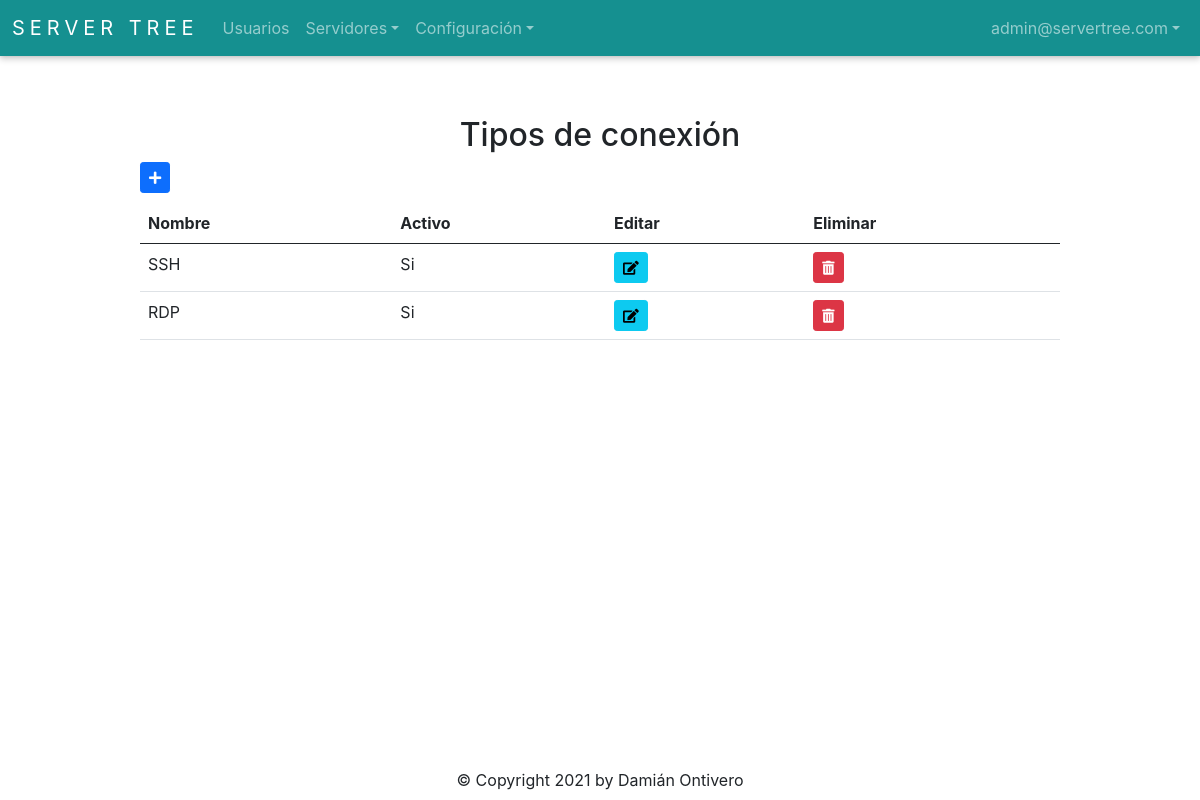
The page /connection_type/get_connection_type_all (signed in) on the database its author committed.
### app/auth/models.py (models this page shows, shortened)
class User(db.Model, UserMixin):
    __tablename__ = 'Users'
    id = db.Column(db.Integer, autoincrement=True, primary_key=True)
    firstname = db.Column(db.String(128), nullable=False)
    lastname = db.Column(db.String(128), nullable=False)
    email = db.Column(db.String(256), unique=True, nullable=False)
    password = db.Column(db.String(256), nullable=False)
    role_id = db.Column(db.Integer, db.ForeignKey('Roles.id'), nullable=False)
    is_active = db.Column(db.Boolean)
    @staticmethod
    def get_by_id(id):
        return User.query.get(id)

### app/connection_type/models.py (models this page shows, shortened)
class ConnectionType(db.Model):
    __tablename__ = 'ConnectionType'
    id = db.Column(db.Integer, autoincrement=True, primary_key=True, nullable=False)
    name = db.Column(db.String(50), nullable=False)
    is_active = db.Column(db.Boolean)
    @staticmethod
    def get_all():
        return ConnectionType.query.all()

### app/connection_type/routes.py (the view)
@connection_type_bp.route('/get_connection_type_all', methods=['GET'])
@login_required
def get_connection_type_all():
    data = ConnectionType.get_all()
    environments = Environment.get_all()
    connection_type_form = ConnectionTypeForm()
    user_form = UserForm()
    return render_template('connection-type.html', data=data, environments=environments, connection_type_form=connection_type_form, user_form=user_form)

### app/auth/models.py (called while the page is built)
    @staticmethod
    def get_all():
        return Role.query.all()

### app/auth/routes.py (called while the page is built)
@login_manager.user_loader
def load_user(user_id):
    return User.get_by_id(int(user_id))

### app/environments/models.py (called while the page is built)
    @staticmethod
    def get_all():
        return Environment.query.all()

### app/connection_type/templates/connection-type.html (shortened to what this page needs)
{% extends 'base.html' %}
{% import 'bootstrap/wtf.html' as wtf %}
{% block content %}
<h2 style="text-align: center;">Tipos de conexión</h2>
<div class="buttons">
  {% if current_user.role_id == 1 %}
    <button type="button" id="addConnectionTypeButton" class="btn btn-primary btn-sm" data-bs-toggle="modal" data-bs-target="#connectionTypeModal"><i class="fas fa-plus"></i></button>
  {% else %}
    <button disabled type="button" id="addConnectionTypeButton" class="btn btn-primary btn-sm" data-bs-toggle="modal" data-bs-target="#connectionTypeModal"><i class="fas fa-plus"></i></button>
  {% endif %}
</div>
<table class="table table-hover">
  <thead>
    <tr>
      <th>Nombre</th>
      <th>Activo</th>
      <th>Editar</th>
      <th>Eliminar</th>
    </tr>
  </thead>
  <tbody>
    {% for connection_type in data %}
      <tr>
        <td>{{ connection_type.name }}</td>
        <td>
          {% if connection_type.is_active == 0 %}
            No
          {% elif connection_type.is_active == 1  %}
            Si
          {% endif %}
        </td>
        {% if current_user.role_id == 1 %}
          <td>
            <button type="button" class="btn btn-info btn-sm" id="editConnectionTypeButton" data-id={{ connection_type.id }} data-bs-toggle="modal" data-bs-target="#connectionTypeModal"><i class="fas fa-edit"></i></button>
          </td>
          <td>
            <button type="button" class="btn btn-danger btn-sm" id="deleteConnectionTypeButton" data-id={{ connection_type.id }} data-bs-toggle="modal" data-bs-target="#deleteConnectionTypeModal"><i class="fas fa-trash-alt"></i></button>
          </td>
        {% endif %}
      </tr>
    {% endfor %}
  </tbody>
</table>
{% endblock %}

### app/templates/base.html (shortened to what this page needs)
<!doctype html>
<html>
<head>
  <link rel="stylesheet" href="{{ url_for('static', filename='style.css') }}">
  <link rel="stylesheet" href="https://cdn.jsdelivr.net/npm/bootstrap@5.0.0/dist/css/bootstrap.min.css">
  <link rel="stylesheet" href="https://use.fontawesome.com/releases/v5.6.3/css/all.css">
</head>
<body>
  <nav class="navbar navbar-expand-lg navbar-dark">
      <div class="container-fluid">
        <a class="navbar-brand" href="{{ url_for('index.index') }}">Server Tree</a>
        <div class="collapse navbar-collapse" id="navbarSupportedContent">
          <ul class="navbar-nav me-auto mb-2 mb-lg-0">
              <li class="nav-item">
                <a class="nav-link" href="{{ url_for('auth.get_user_all') }}">Usuarios</a>
              </li>
              <li class="nav-item dropdown">
                  <a class="nav-link dropdown-toggle" href="#" id="navbarDropdown" role="button" data-bs-toggle="dropdown" aria-expanded="false">Servidores</a>
              </li>
              <li class="nav-item dropdown">
                  <a class="nav-link dropdown-toggle" href="#" id="navbarDropdown" role="button" data-bs-toggle="dropdown" aria-expanded="false">Configuración</a>
              </li>
          </ul>
          <ul class="navbar-nav">
            <li class="nav-item dropdown">
              <a class="nav-link dropdown-toggle" href="#" id="navbarDropdown" role="button" data-bs-toggle="dropdown" aria-expanded="false">{{ current_user.email }}</a>
            </li>
          </ul>
        </div>
      </div>
  </nav>
  <div class="container-base">
    {% block content %}{% endblock %}
  </div>
  <div class="footer">
    &copy; Copyright 2021 by Damián Ontivero
  </div>
</body>
</html>

### app/static/style.css (style rules this page uses)
* { text-decoration: none; font-family: -apple-system, BlinkMacSystemFont, 'Segoe UI', Roboto, Oxygen, Ubuntu, Cantarell, 'Open Sans', 'Helvetica Neue', sans-serif; }
html, body { margin: 0; padding: 0; width: 100%; height: 100%; position: relative; }
.navbar { background-color: #159090; box-shadow: 0 0 0.2rem rgb(0 0 0 / 10%), 0 0.2rem 0.4rem rgb(0 0 0 / 20%); }
.navbar-brand { text-transform: uppercase; letter-spacing: 5px; font-size: large; }
.footer { width: 100%; text-align: center; position: absolute; bottom: 1%; }
.container-base { width: 80%; position: relative; padding: 20px; left: 10%; top: 5%; overflow-x: auto; }
.container-base .buttons { margin-bottom: 10px; }

### rows shown on the page
User: email "admin@servertree.com"
ConnectionType: name "SSH", is_active "Si"
ConnectionType: name "RDP", is_active "Si"
